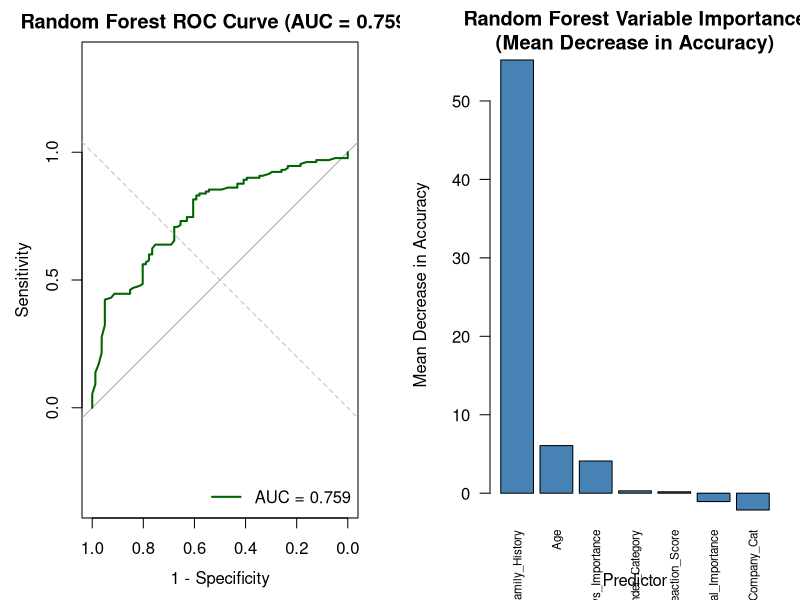

This chart was generated by the following R code:
library(tidyverse)
library(caret)
library(pROC)
library(randomForest)

data <- read.csv("dataset/osmi_clean_combined.csv")

# Ensure reference levels are set logically for interpretation
data <- data %>%
  mutate(
    Treatment_Cat = factor(Treatment_Cat, levels = c("No", "Yes")),
    Gender_Category = relevel(factor(Gender_Category), ref = "Male"),
    Family_History = relevel(factor(Family_History), ref = "No"),
    Tech_Company_Cat = relevel(factor(Tech_Company_Cat), ref = "No")
  )

set.seed(2026)
train_idx <- sample(nrow(data), floor(0.8 * nrow(data)))
train <- data[train_idx, ]
test  <- data[-train_idx, ]

cat("Training cases:", nrow(train), "| Test cases:", nrow(test), "\n")

# Random Forest needs its own package
library(randomForest)

# Numeric design matrix (same predictors as the logistic model) for x/y interface
rf_X <- model.matrix(
  ~ Age + Gender_Category + Family_History + Employer_Mental_Importance +
    Employer_Phys_Importance + Coworker_Reaction_Score + Tech_Company_Cat,
  data = train
)[, -1]
rf_y <- train$Treatment_Cat

# Fit Random Forest on full training set with importance=TRUE
set.seed(123)
rf_model <- randomForest(
  x = rf_X, y = rf_y,
  mtry = 3, maxnodes = 16, ntree = 300,
  importance = TRUE
)

# Predict on the held-out test set
rf_X_test <- model.matrix(
  ~ Age + Gender_Category + Family_History + Employer_Mental_Importance +
    Employer_Phys_Importance + Coworker_Reaction_Score + Tech_Company_Cat,
  data = test
)[, -1]
rf_probs <- predict(rf_model, rf_X_test, type = "prob")[, "Yes"]

# ROC curve
rf_curve <- roc(test$Treatment_Cat, rf_probs)
rf_auc <- as.numeric(auc(rf_curve))

# Variable importance: aggregate dummy-level rows back to their original predictors
raw_imp <- importance(rf_model)[, "MeanDecreaseAccuracy", drop = FALSE]
base_names <- sub('(Gender_Category|Family_History|Tech_Company_Cat).*', '\\1',
                  rownames(raw_imp))
imp_by_predictor <- rowsum(raw_imp[, 1], base_names, reorder = FALSE)
rf_imp <- imp_by_predictor[, 1]
names(rf_imp) <- rownames(imp_by_predictor)

rf_imp_df <- data.frame(
  Predictor = names(rf_imp),
  MeanDecreaseAccuracy = round(rf_imp, 2)
) %>%
  arrange(desc(MeanDecreaseAccuracy))

# Set up plotting area: 1 row, 2 columns
par(mfrow = c(1, 2), mar = c(4.5, 4.5, 3, 1))

# Plot 1: ROC Curve
plot(rf_curve, col = "darkgreen", lwd = 2,
     main = paste("Random Forest ROC Curve (AUC =", round(rf_auc, 3), ")"),
     xlab = "1 - Specificity", ylab = "Sensitivity")
abline(a = 0, b = 1, lty = 2, col = "gray")
legend("bottomright", legend = paste("AUC =", round(rf_auc, 3)),
       col = "darkgreen", lwd = 2, bty = "n")

# Plot 2: Variable Importance
barplot(rf_imp_df$MeanDecreaseAccuracy,
        names.arg = rf_imp_df$Predictor,
        col = "steelblue",
        main = "Random Forest Variable Importance\n(Mean Decrease in Accuracy)",
        xlab = "Predictor", ylab = "Mean Decrease in Accuracy",
        las = 2, cex.names = 0.7)

# Reset plotting parameters
par(mfrow = c(1, 1))

cat("\nRandom Forest ROC-AUC:", round(rf_auc, 3), "\n")
cat("Variable importance ranked:\n")
print(rf_imp_df)
